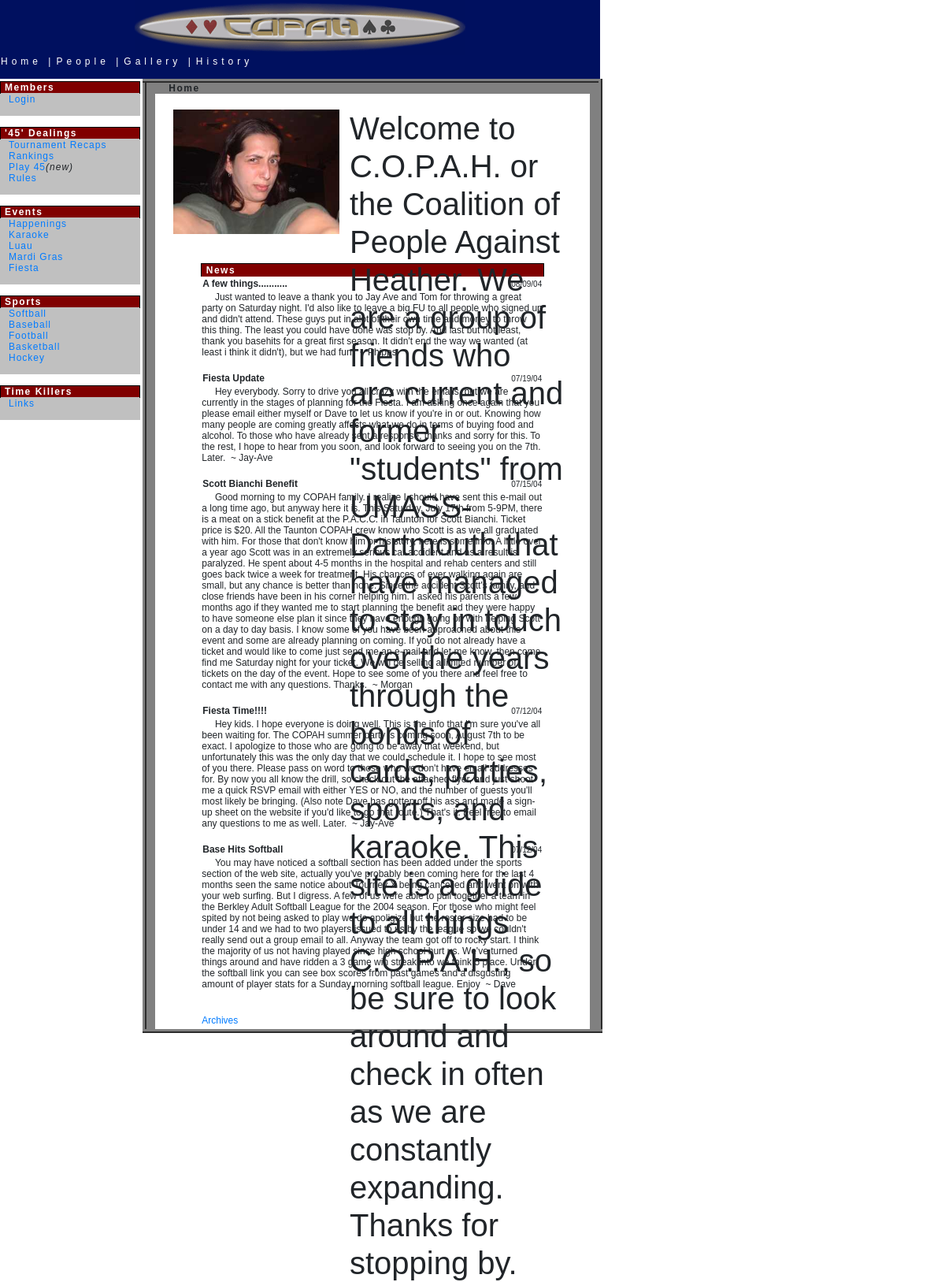
Before: / with the older database file.
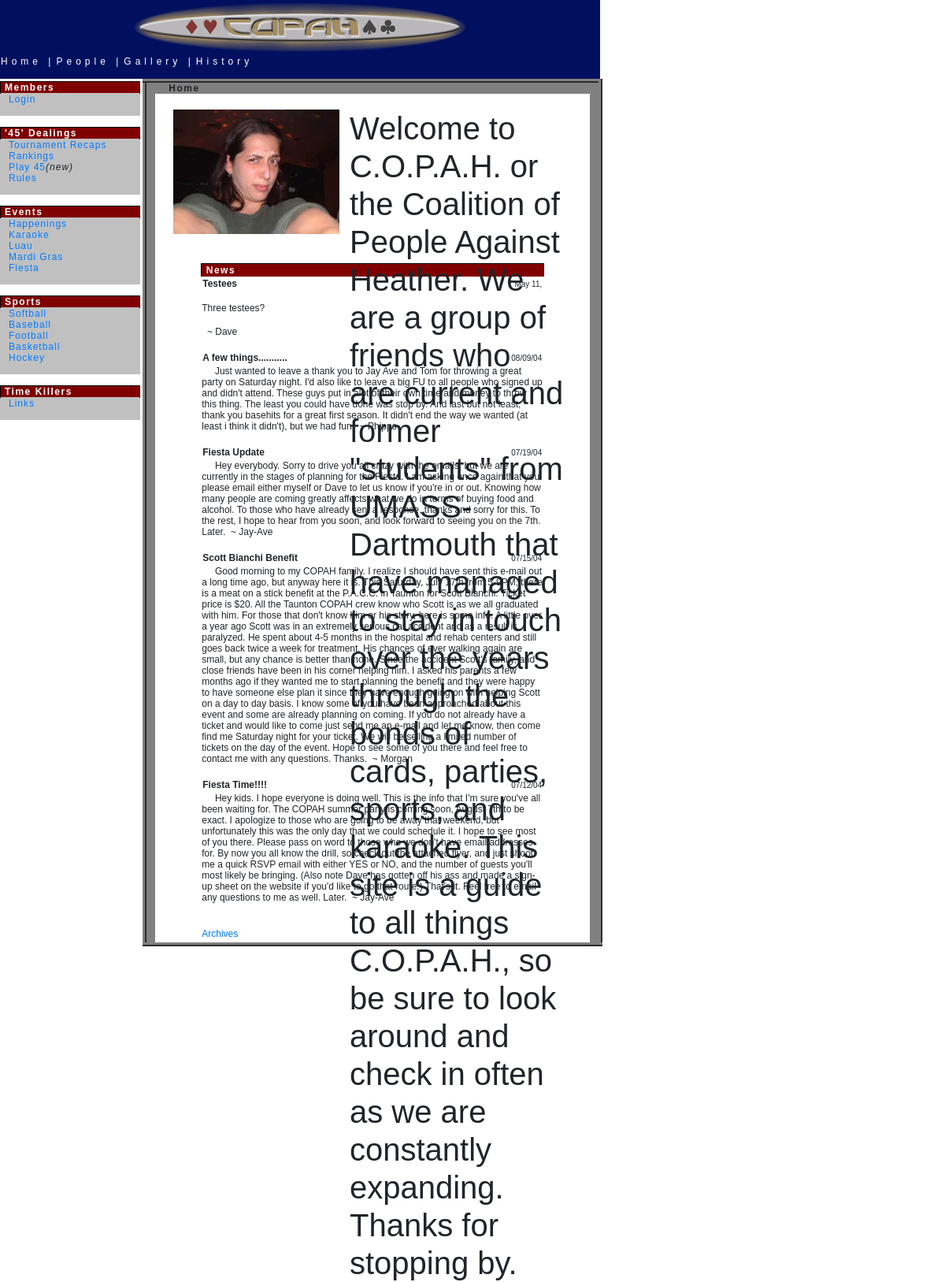
After: the same page with the newer database file.
### main.py (models this page shows)
class News(db.Model):
    __tablename__ = "news"
    ID = db.Column(db.Integer, primary_key=True)
    Title = db.Column(db.String(250), nullable=False)
    Blurb = db.Column(db.String(250))
    Date = db.Column(db.String(250), nullable=False)
    News = db.Column(db.Text, nullable=False)
    AKA = db.Column(db.String(40), nullable=False)

### main.py (the view)
@app.route('/')
def home():
    news = News.query.order_by(News.ID.desc()).all()[:5]
    random_picture = choice(Pictures.query.all())
    photofilename = "graphics/" + random_picture.Event + "/" + random_picture.File
    return render_template("index.html", news=news, photo=random_picture, photo_filename=photofilename,
                           current_user=current_user)

### templates/index.html (shortened to what this page needs)
<html>
<head>
    {% include "header.html" %}
    {% include "side.html" %}
    <td bgcolor="white" width="76%" class=main align="center" valign="top">
        <table width="90%" cellspacing="0" cellpadding="0">
            <tr>
                <td class=title><b>Home</b></td>
            </tr>
        </table>
        <table width="96%" bgcolor="#FFFFFF" cellspacing="3" cellpadding="2" valign="top">
            <tr>
                <td><br></td>
            </tr>
            <tr>
                <td colspan="2">
                    {% if photo %}
                    <table align="center" border="0" cellpadding="0" cellspacing="0" width="108%">
                        <tr>
                            <td align="right">
                                <div style="position:relative;left:-88;width:320;"><img alt="{{ photo.Comment }}"
                                                                                        border="0"
                                                                                        src="{{ url_for('static', filename=photo_filename) }}"
                                                                                        width="66%">
                                </div>
                            </td>
                            <td align="left" valign="top" width="100%">
                                <div style="position:relative;left:-75;height:0;"><h1>Welcome to C.O.P.A.H. or the
                                    Coalition of People Against Heather. We are a group of friends who are current and
                                    former "students" from UMASS-Dartmouth that have managed to stay in touch over the
                                    years through the bonds of cards, parties, sports, and karaoke. This site is a guide
                                    to all things C.O.P.A.H., so be sure to look around and check in often as we are
                                    constantly expanding. Thanks for stopping by.</h1></div>
                            </td>
                        </tr>
                    </table>
                    {% endif %}
                </td>
            </tr>
            <tr>
                <td><br></td>
            </tr>
            <tr>
                <td valign="top">
                    <table width="80%" align="center" valign="top">
                        <tr>
                            <td width="85%">
                                <table>
                                    <tr>
                                        <th class="boxhead">News</th>
                                    </tr>
                                    {% for item in news %}
                                    <tr>
                                        <td>
                                            <table width="100%" border=0>
                                                <tr>
                                                    <td class=bigTD><b>{{ item.Title }}</b></td>
                                                    <td align="right"><font size=-2> {{ item.Date[:8] }}</font></td>
                                                </tr>
                                            </table>
                                        </td>
                                    </tr>
                                    <tr>
                                        <td class=normTD>&nbsp;&nbsp;&nbsp;&nbsp;&nbsp;{{ item.News|safe }}&nbsp;&nbsp;~
                                            {{
                                            item.AKA }}
                                        </td>
                                    </tr>
                                    <tr>
                                        <td><br></td>
                                    </tr>
                                    {% endfor %}
                                    <br>
                                    <tr>
                                        <td><br>
                                            <a href="{{ url_for('archives') }}" target="_blank">Archives</a>
                                        </td>
                                    </tr>
                                </table>
                            </td>
                        </tr>
                    </table>
        </table>
    </td>
    </tr>
    </body>
</html>

### templates/header.html (shortened to what this page needs)
<head>
    <link href="{{ url_for('static', filename='css/copah.css')}}" rel="stylesheet">
    <link href="{{ url_for('static', filename='vendor/bootstrap/css/bootstrap.min.css') }}" rel="stylesheet">
</head>
<body>
<table width="765px" border="0" cellspacing="0" cellpadding="0" align="left">
    <tr>
        <td colspan=3>
            <table class=top width="762px" border="0" cellspacing="0" cellpadding="0">
                <tr>
                    <td class=top colspan="5" align="center">
                        <img src="{{ url_for('static', filename='banner/Futuristic.gif')}}" border="0" alt="COPAH"
                             align="bottom"></td>
                </tr>
                <tr>
                    <td>
                        <table class=top>
                            <tr>
                                <td><a href="{{url_for('home')}}" class=toplink>Home</a> |</td>
                                <td><a href="{{ url_for('members') }}" class=toplink>People</a> |</td>
                                <td><a class=toplink href="{{ url_for('gallery') }}">Gallery</a> |</td>
                                <td><a href="{{ url_for('history') }}" class=toplink>History</a></td>
                        </table>
                    </td>
                </tr>
                <tr>
                    <td colspan="5"><br></td>
                </tr>
            </table>
        </td>
    </tr>

### templates/side.html
<tr>
    <td width="180px" valign="top">
        <table width="178px" cellspacing="0" cellpadding="0" border="0">
            <tr>
                <td class="boxhead">Members</td>
            </tr>
            {% if current_user.is_authenticated: %}
            <tr>
                <td class="Side">
                    <strong>Welcome {{ current_user.AKA }}!!</strong><br>
                    <a href="editprofile.asp">Edit&nbsp;Profile</a><br>
                    <a href="eventsignup.asp">Event&nbsp;Sign-Up</a><br>
                    <a href="groupemail.asp">Group&nbsp;Email</a><br>
                    <a href="{{ url_for('news_post') }}">News&nbsp;Updates</a><br>
                    <a href="{{ url_for('logout') }}">Log out</a><br>
                </td>
            </tr>
            {% else: %}
            <tr>
                <td class="Side">
                    <a href="{{ url_for('login') }}">Login</a><br>&nbsp;
                </td>
            </tr>
            {% endif %}
            <tr>
                <td><br></td>
            </tr>
            <tr>
                <td class="boxhead">'45' Dealings</td>
            </tr>
            <tr>
                <td class="Side"><a href="{{ url_for('tournaments') }}">Tournament Recaps</a><br>
                    <a href="{{ url_for('rankings') }}">Rankings</a><br>
                    <a href="https://dsull29.github.io/45s/">Play 45</a><em>(new)</em><br>
                    <a href="{{ url_for('rules_of_45') }}">Rules</a><br>&nbsp;
                </td>
            </tr>
            <tr>
                <td><br></td>
            </tr>
            <tr>
                <td class=boxhead>Events</td>
            </tr>
            <tr>
                <td class=Side><a href="{{ url_for('happenings') }}">Happenings</a><br>
                    <a href="{{ url_for('karaoke') }}">Karaoke</a><br>
                    <a href="{{ url_for('luau') }}">Luau</a><br>
                    <a href="{{ url_for('mardigras') }}">Mardi Gras</a><br>
                    <a href="{{ url_for('fiesta') }}">Fiesta</a><br>&nbsp;
                </td>
            </tr>
            <tr>
                <td><br></td>
            </tr>
            <tr>
                <td class=boxhead>Sports</td>
            </tr>
            <tr>
                <td class=Side><a href="softball.asp">Softball</a><br>
                    <a href="baseball.asp?O=Per Desc">Baseball</a><br>
                    <a href="football.asp">Football</a><br>
                    <a href="basketball.asp">Basketball</a><br>
                    <a href="hockey.asp">Hockey</a><br>&nbsp;
                </td>
            </tr>
            <tr>
                <td><br></td>
            </tr>
            <tr>
                <td class=boxhead>Time Killers</td>
            </tr>
            <tr>
                <td class=Side>
                    <a href="{{ url_for('links') }}">Links</a><br>&nbsp;
                </td>
            </tr>
        </table>
    </td>
    <td width="10px"><br></td>

### static/css/copah.css (style rules this page uses)
body { background-color: #00105F; background-position: right; background-repeat: no-repeat; background-attachment: fixed; margin-left : 0px; font-size: 12px; }
td { font : 12px Arial, Helvetica, sans-serif; }
.BoxHead { font: 12px Verdana, Geneva, Arial, Helvetica, sans-serif; letter-spacing : 1.5px; color : White; background-color: Maroon; font-weight : bold; left : 100px; text-indent : 5px; border-left : thin ridge Black; border-right : thin ridge Black; border-top : thin ridge Black; }
.NormTD { font-family : Arial, Helvetica, sans-serif; font-size : 12px; }
.bigTD { font-family : Arial, Helvetica, sans-serif; font-size : bold 13px; }
.Main { background-color:Gray; border : thick inset Gray; font-family : Arial, Helvetica, sans-serif; font-size : 10px; }
.Side { font-family : Arial, Helvetica, sans-serif; font-size : 12px; background-color: #D4D4D4; letter-spacing : 1px; vertical-align : baseline; border-top : thin ridge Silver; border-right : thin ridge Silver; border-left : thin ridge Silver; background : Silver; padding-left : 10px; }
.Top { background-color: #00105F; font-family: Verdana, Geneva, Arial, Helvetica, sans-serif; color: white; letter-spacing: 5px; font-size : 13px; font : 700; }
H1 { font-family : Arial, Helvetica, sans-serif; font-size : 13px }
.title { font : 600 16px; letter-spacing : 1.5px; margin-left : 10px; text-align : left; }
.toplink { color: white; font:600 14px; }
A { color: #00105F; font: 12px }

Changed rows visible on the page:
removed News: Title "Base Hits Softball", Date "07/12/04", News "You may have noticed a softball section has been added under the sports section of the web site, actually you've probably been coming here for the last 4 months seen the same notice about Tourney X being cancelled and went on with your web surfing. But I digress. A few of us were able to pull together a team in the Berkley Adult Softball League for the 2004 season. For those who might feel spited by not being asked to play we do apoligize but the roster size had to be under 14 and we had to two players issued to us by the league so we couldn't really send out a group email to all. Anyway the team got off to rocky start. I think the majority of us not having played since high school hurt us.…", AKA "Dave"
added News: Title "Testees", Date "May 11,", News "Three testees?", AKA "Dave"
